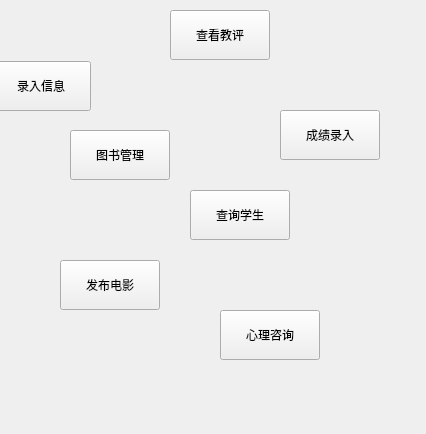
<?xml version="1.0" encoding="UTF-8"?>
<ui version="4.0">
 <class>Widget</class>
 <widget class="QWidget" name="Widget">
  <property name="geometry">
   <rect>
    <x>0</x>
    <y>0</y>
    <width>426</width>
    <height>434</height>
   </rect>
  </property>
  <property name="windowTitle">
   <string>Widget</string>
  </property>
  <widget class="QPushButton" name="Film">
   <property name="geometry">
    <rect>
     <x>60</x>
     <y>260</y>
     <width>100</width>
     <height>50</height>
    </rect>
   </property>
   <property name="minimumSize">
    <size>
     <width>100</width>
     <height>50</height>
    </size>
   </property>
   <property name="maximumSize">
    <size>
     <width>50</width>
     <height>50</height>
    </size>
   </property>
   <property name="sizeIncrement">
    <size>
     <width>50</width>
     <height>50</height>
    </size>
   </property>
   <property name="text">
    <string>发布电影</string>
   </property>
  </widget>
  <widget class="QPushButton" name="MTH">
   <property name="geometry">
    <rect>
     <x>220</x>
     <y>310</y>
     <width>100</width>
     <height>50</height>
    </rect>
   </property>
   <property name="minimumSize">
    <size>
     <width>100</width>
     <height>50</height>
    </size>
   </property>
   <property name="maximumSize">
    <size>
     <width>50</width>
     <height>50</height>
    </size>
   </property>
   <property name="sizeIncrement">
    <size>
     <width>50</width>
     <height>50</height>
    </size>
   </property>
   <property name="text">
    <string>心理咨询</string>
   </property>
  </widget>
  <widget class="QPushButton" name="Look_com">
   <property name="geometry">
    <rect>
     <x>170</x>
     <y>10</y>
     <width>100</width>
     <height>50</height>
    </rect>
   </property>
   <property name="minimumSize">
    <size>
     <width>100</width>
     <height>50</height>
    </size>
   </property>
   <property name="maximumSize">
    <size>
     <width>50</width>
     <height>50</height>
    </size>
   </property>
   <property name="text">
    <string>查看教评</string>
   </property>
  </widget>
  <widget class="QPushButton" name="StuCheck">
   <property name="geometry">
    <rect>
     <x>190</x>
     <y>190</y>
     <width>100</width>
     <height>50</height>
    </rect>
   </property>
   <property name="minimumSize">
    <size>
     <width>100</width>
     <height>50</height>
    </size>
   </property>
   <property name="maximumSize">
    <size>
     <width>50</width>
     <height>50</height>
    </size>
   </property>
   <property name="sizeIncrement">
    <size>
     <width>50</width>
     <height>50</height>
    </size>
   </property>
   <property name="text">
    <string>查询学生</string>
   </property>
  </widget>
  <widget class="QPushButton" name="Record">
   <property name="geometry">
    <rect>
     <x>-9</x>
     <y>61</y>
     <width>100</width>
     <height>50</height>
    </rect>
   </property>
   <property name="minimumSize">
    <size>
     <width>100</width>
     <height>50</height>
    </size>
   </property>
   <property name="maximumSize">
    <size>
     <width>50</width>
     <height>50</height>
    </size>
   </property>
   <property name="sizeIncrement">
    <size>
     <width>50</width>
     <height>50</height>
    </size>
   </property>
   <property name="text">
    <string>录入信息</string>
   </property>
  </widget>
  <widget class="QPushButton" name="book_mng">
   <property name="geometry">
    <rect>
     <x>70</x>
     <y>130</y>
     <width>100</width>
     <height>50</height>
    </rect>
   </property>
   <property name="minimumSize">
    <size>
     <width>100</width>
     <height>50</height>
    </size>
   </property>
   <property name="maximumSize">
    <size>
     <width>50</width>
     <height>50</height>
    </size>
   </property>
   <property name="sizeIncrement">
    <size>
     <width>50</width>
     <height>50</height>
    </size>
   </property>
   <property name="text">
    <string>图书管理</string>
   </property>
  </widget>
  <widget class="QPushButton" name="AddScore">
   <property name="geometry">
    <rect>
     <x>280</x>
     <y>110</y>
     <width>100</width>
     <height>50</height>
    </rect>
   </property>
   <property name="minimumSize">
    <size>
     <width>100</width>
     <height>50</height>
    </size>
   </property>
   <property name="maximumSize">
    <size>
     <width>50</width>
     <height>50</height>
    </size>
   </property>
   <property name="sizeIncrement">
    <size>
     <width>50</width>
     <height>50</height>
    </size>
   </property>
   <property name="text">
    <string>成绩录入</string>
   </property>
  </widget>
 </widget>
 <resources/>
 <connections/>
</ui>
